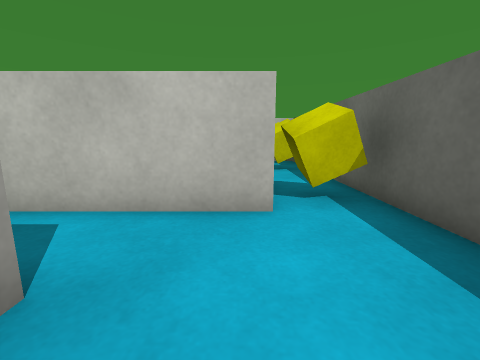
View 1 (above)

16 first-person views from a walk through a 3-D level made in the Unity game engine. The camera is 0.55 m above the floor, tilts 10° down and sees 90° across. The floor is counted in squares, 0.5 m on a side. Each view is taken from the middle of a square. On the plan, view 1 faces up. The plan holds only what a view shows up to about 11 squares ahead; the rest is blank. The player character is not drawn. Surface patterns are stand-ins for the level's own textures.

View 2
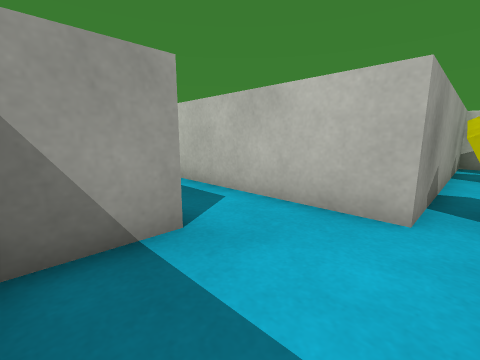

View 3
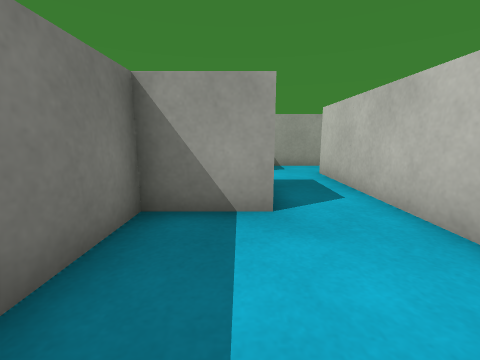

View 4
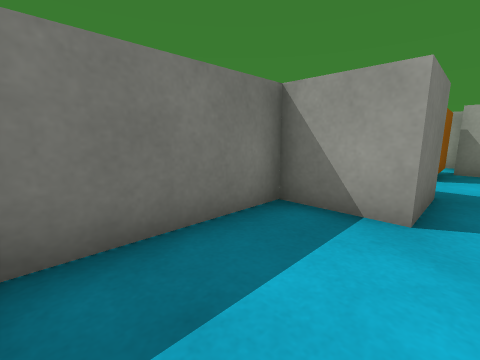

View 5
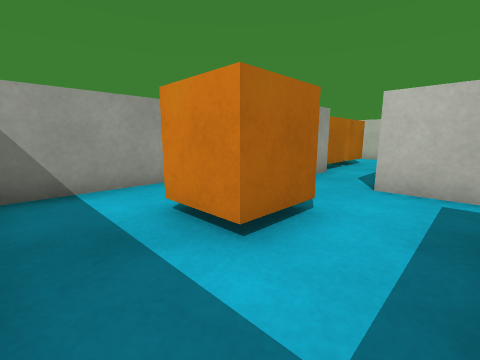

View 6
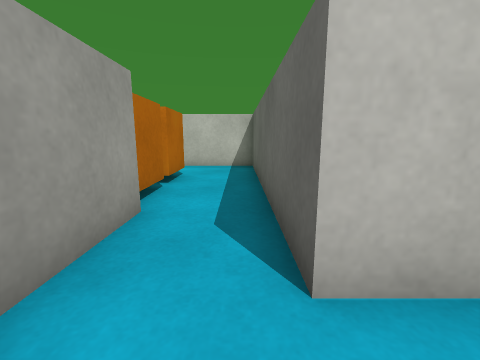

View 7
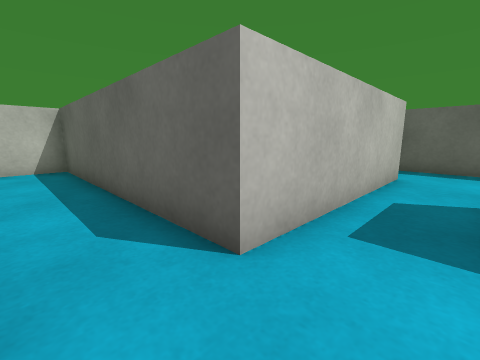

View 8
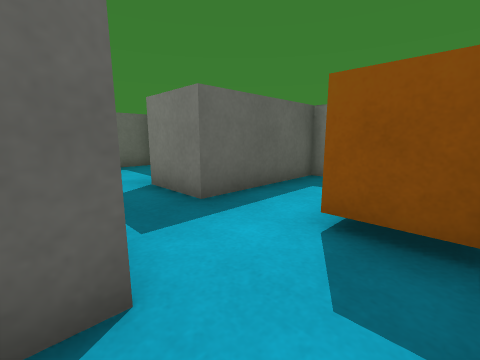

View 9
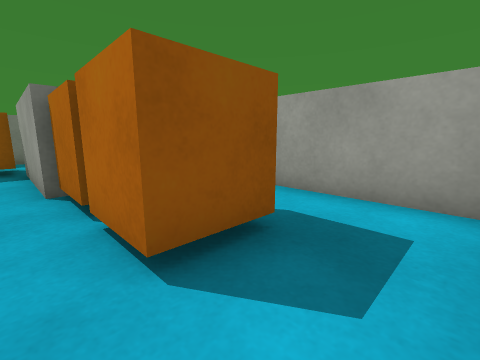

View 10
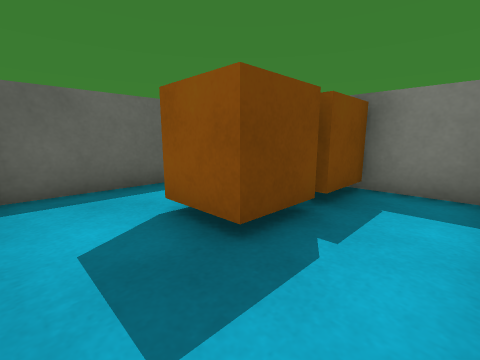

View 11
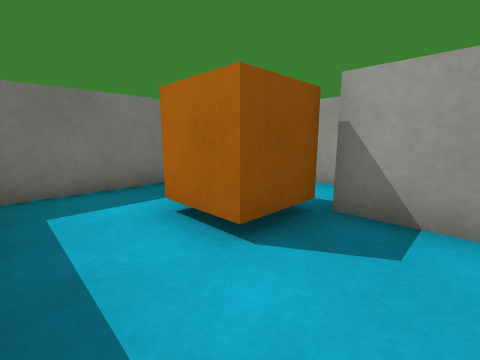

View 12
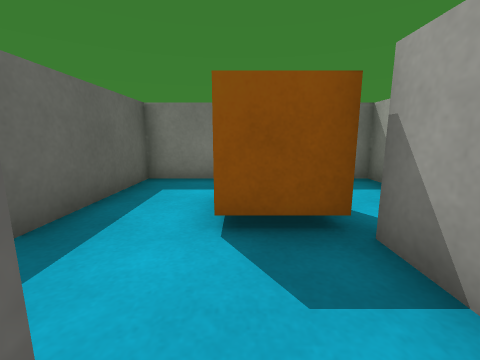

View 13
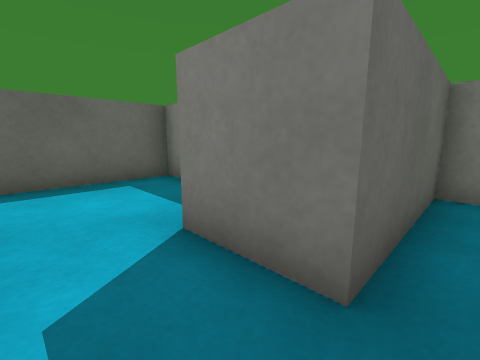

View 14
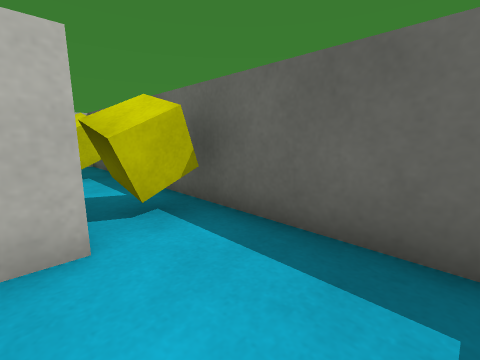

View 15
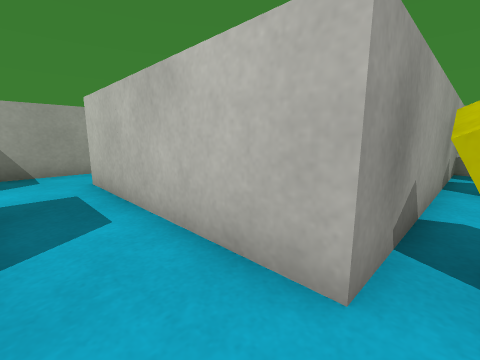

View 16
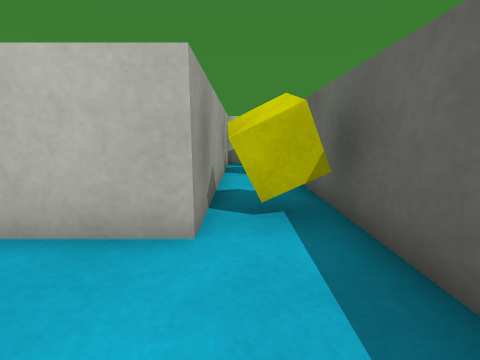

### Floor plan
Points are (right, up) in squares from view 1. A wall is a line through its corners. A room is listed if a view was taken in it or the views show most of it. See-through windows are left out.
Room 1 (views 1, 2, 3, 4, 14, 15, 16)
walls: (-1.5, 1.5) (-1.5, -0.5) (2.5, -0.5) (2.5, 6.2); (1.1, 11.5) (0.5, 11.5) (0.5, 3.5) (-1.5, 3.5)
ways out: opening at (-2.5, 2.5) to room 2
objects: yellow cube (1, 4) to (2, 5); yellow cube (1, 8) to (2, 9)
Room 2 (views 5, 6, 7, 11, 13)
walls: (-9.5, 1.5) (-9.5, -2.5) (-3.5, -2.5) (-3.5, 1.5) (-1.5, 1.5); (-7.5, 3.5) (-7.5, 1.5); (-1.5, 3.5) (-5.5, 3.5)
ways out: opening at (-2.5, 2.5) to room 1; opening at (-6.5, 4.5) to room 3
objects: orange box (-7, 0) to (-6, 1)
Room 3 (views 8, 9, 10, 12)
walls: (-11.1, 5.5) (-7.5, 5.5) (-7.5, 3.5); (-11.5, 11.1) (-11.5, 7.6); (-5.5, 3.5) (-5.5, 11.5) (-8.2, 11.5)
ways out: opening at (-6.5, 4.5) to room 2
objects: orange box (-9, 6) to (-8, 7); orange box (-9, 8) to (-8, 9)

Where each view was taken, in squares from view 1:
view 1: 0 up, 0 right, facing up
view 2: 0 up, 1 right, facing up-left
view 3: 1 up, 2 right, facing left
view 4: 2 up, 2 right, facing down-left
view 5: 2 down, 4 left, facing up-left
view 6: 2 up, 6 left, facing up
view 7: 2 up, 7 left, facing up-right
view 8: 4 up, 7 left, facing down-right
view 9: 11 up, 7 left, facing down-left
view 10: 11 up, 11 left, facing down-right
view 11: 3 up, 4 left, facing down-left
view 12: 4 up, 6 left, facing down
view 13: 3 up, 4 left, facing down-right
view 14: 1 up, 0 right, facing up-right
view 15: 2 up, 1 right, facing up-left
view 16: 1 up, 1 right, facing up
